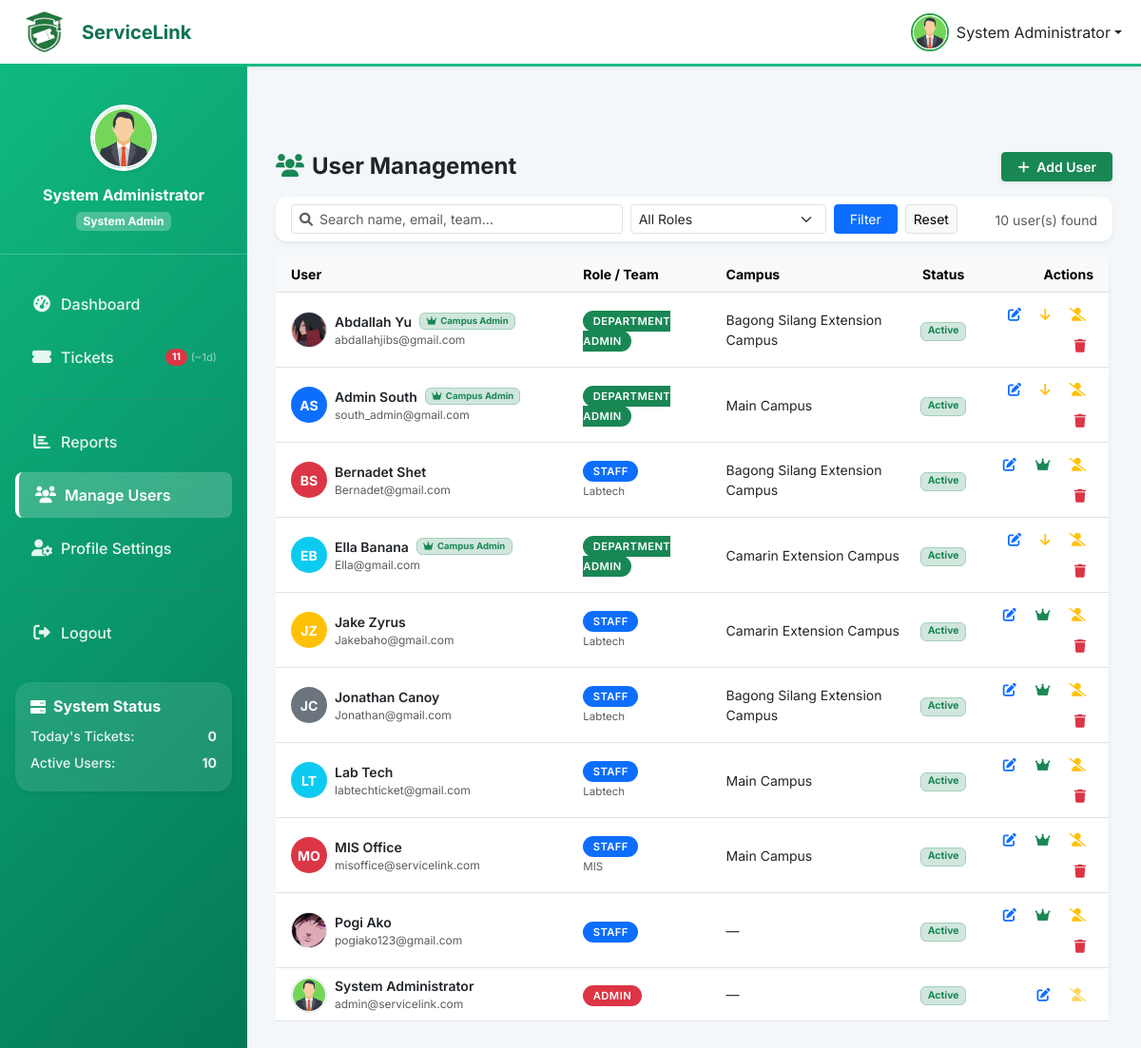
The page /admin/users.php (signed in) on the database its author committed.
### tables this page shows
CREATE TABLE `users` (
  `id` int(11) NOT NULL,
  `user_number` varchar(20) DEFAULT NULL,
  `first_name` varchar(100) NOT NULL,
  `last_name` varchar(100) NOT NULL,
  `email` varchar(255) NOT NULL,
  `phone_number` varchar(20) DEFAULT NULL,
  `password_hash` varchar(255) DEFAULT NULL,
  `google_id` varchar(255) DEFAULT NULL,
  `role` enum('admin','department_admin','staff','user') DEFAULT 'user',
  `user_type` varchar(50) DEFAULT NULL COMMENT 'For staff: MIS, Labtech, Utility, Maintenance',
  `department_id` int(11) DEFAULT NULL,
  `campus_id` int(11) DEFAULT NULL,
  `year_level` enum('1st Year','2nd Year','3rd Year','4th Year','5th Year','Graduate','Faculty','Staff') DEFAULT '1st Year',
  `profile_picture` varchar(255) DEFAULT NULL,
  `is_active` tinyint(1) DEFAULT 1,
  `email_verified` tinyint(1) DEFAULT 0,
  `created_at` timestamp NOT NULL DEFAULT current_timestamp(),
  `updated_at` timestamp NOT NULL DEFAULT current_timestamp() ON UPDATE current_timestamp()
);

CREATE TABLE `campuses` (
  `id` int(11) NOT NULL,
  `name` varchar(100) NOT NULL,
  `code` varchar(10) NOT NULL,
  `location` varchar(255) NOT NULL,
  `address` text DEFAULT NULL,
  `phone` varchar(20) DEFAULT NULL,
  `email` varchar(100) DEFAULT NULL,
  `is_active` tinyint(1) DEFAULT 1,
  `created_at` timestamp NOT NULL DEFAULT current_timestamp(),
  `updated_at` timestamp NOT NULL DEFAULT current_timestamp() ON UPDATE current_timestamp()
);

### admin/users.php (the view, shortened to what the rows shown need)
<?php
require_once '../config/database.php';
$current_user_id = (int)$_SESSION['user_id'];
$sql = "
    SELECT u.*, c.name AS campus_name
    FROM users u
    LEFT JOIN campuses c ON u.campus_id = c.id
    WHERE 1=1
";
$params = [];
$sql .= " ORDER BY u.id > 0 DESC, u.first_name ASC";
$stmtU = $pdo->prepare($sql);
$stmtU->execute($params);
$users = $stmtU->fetchAll();
?>
<!DOCTYPE html>
<html lang="en">
<head>
    <link href="https://cdn.jsdelivr.net/npm/bootstrap@5.3.0/dist/css/bootstrap.min.css" rel="stylesheet">
    <link href="https://cdnjs.cloudflare.com/ajax/libs/font-awesome/6.0.0/css/all.min.css" rel="stylesheet">
</head>
<body>
    <?php include '../includes/top_nav.php'; ?>
    <div class="container-fluid p-0">
        <?php include '../includes/sidebar.php'; ?>
        <main class="dashboard-content">
            <div class="d-flex justify-content-between align-items-center mb-3 flex-shrink-0">
                <h1 class="h4 fw-bold text-dark mb-0">
                    <i class="fas fa-users text-success me-2"></i>User Management
                </h1>
            </div>
            <div class="scrollable-area">
                <div class="card shadow-sm">
                    <div class="table-responsive">
                        <table class="table table-hover align-middle mb-0 small">
                            <thead class="table-light">
                                <tr>
                                    <th class="ps-3" style="width:36%">User</th>
                                    <th>Role / Team</th>
                                    <th>Campus</th>
                                    <th class="text-center">Status</th>
                                    <th class="text-end pe-3">Actions</th>
                                </tr>
                            </thead>
                            <tbody>
                                <?php foreach ($users as $u):
                                    $uid        = (int)$u['id'];
                                    $isInvalid  = $uid <= 0;
                                    $isCampusAdmin = $u['role'] === 'department_admin';
                                    $initials   = strtoupper(substr($u['first_name'], 0, 1) . substr($u['last_name'], 0, 1));
                                    $colors     = ['bg-success', 'bg-primary', 'bg-warning', 'bg-info', 'bg-danger', 'bg-secondary'];
                                    $colorClass = $colors[abs($uid) % count($colors)];
                                ?>
                                    <tr class="<?php echo $isInvalid ? 'invalid-id-row' : ($isCampusAdmin ? 'campus-admin-row' : ''); ?>">
                                        <td class="ps-3">
                                            <div class="d-flex align-items-center gap-2">
                                                <?php if (!empty($u['profile_picture'])): ?>
                                                    <img src="../<?php echo htmlspecialchars($u['profile_picture']); ?>"
                                                        class="avatar-circle border" style="object-fit:cover;">
                                                <?php else: ?>
                                                    <div class="avatar-circle text-white <?php echo $colorClass; ?>">
                                                        <?php echo $initials; ?>
                                                    </div>
                                                <?php endif; ?>
                                                <div>
                                                    <div class="fw-semibold text-dark d-flex align-items-center gap-1">
                                                        <?php echo htmlspecialchars($u['first_name'] . ' ' . $u['last_name']); ?>
                                                        <?php if ($isCampusAdmin): ?>
                                                            <span class="badge bg-success-subtle text-success border border-success-subtle ms-1" style="font-size:.6rem;"><i class="fas fa-crown me-1"></i>Campus Admin</span>
                                                        <?php endif; ?>
                                                    </div>
                                                    <div class="text-muted" style="font-size:.75rem;"><?php echo htmlspecialchars($u['email']); ?></div>
                                                </div>
                                            </div>
                                        </td>
                                        <td>
                                            <?php
                                            $roleBg = match ($u['role']) {
                                                'admin', 'superadmin' => 'bg-danger',
                                                'department_admin'   => 'bg-success',
                                                'staff'              => 'bg-primary',
                                                default              => 'bg-secondary',
                                            };
                                            ?>
                                            <span class="role-badge text-white <?php echo $roleBg; ?>">
                                                <?php echo htmlspecialchars(str_replace('_', ' ', $u['role'])); ?>
                                            </span>
                                            <?php if (!empty($u['user_type'])): ?>
                                                <div class="text-muted mt-1" style="font-size:.72rem;"><?php echo htmlspecialchars($u['user_type']); ?></div>
                                            <?php endif; ?>
                                        </td>
                                        <td><?php echo htmlspecialchars($u['campus_name'] ?? '—'); ?></td>
                                        <td class="text-center">
                                            <?php if ($u['is_active']): ?>
                                                <span class="badge bg-success-subtle text-success border border-success-subtle">Active</span>
                                            <?php else: ?>
                                                <span class="badge bg-secondary-subtle text-secondary border">Inactive</span>
                                            <?php endif; ?>
                                        </td>
                                        <td class="text-end pe-3">
                                            <div class="d-flex justify-content-end gap-1 flex-wrap">
                                                <?php if (!$isInvalid): ?>
                                                    <button class="btn btn-sm btn-outline-primary border-0 btn-edit"
                                                        title="Edit"
                                                        data-uid="<?php echo $uid; ?>"
                                                        data-first="<?php echo htmlspecialchars($u['first_name'], ENT_QUOTES); ?>"
                                                        data-last="<?php echo htmlspecialchars($u['last_name'], ENT_QUOTES); ?>"
                                                        data-email="<?php echo htmlspecialchars($u['email'], ENT_QUOTES); ?>"
                                                        data-phone="<?php echo htmlspecialchars($u['phone_number'] ?? '', ENT_QUOTES); ?>"
                                                        data-role="<?php echo htmlspecialchars($u['role'], ENT_QUOTES); ?>"
                                                        data-usertype="<?php echo htmlspecialchars($u['user_type'] ?? '', ENT_QUOTES); ?>"
                                                        data-campus="<?php echo (int)($u['campus_id'] ?? 0); ?>"
                                                        data-active="<?php echo (int)$u['is_active']; ?>"
                                                        data-bs-toggle="modal" data-bs-target="#editModal">
                                                        <i class="fas fa-edit"></i>
                                                    </button>
                                                    <?php if ($u['role'] === 'staff' || $u['role'] === 'user'): ?>
                                                        <button class="btn btn-sm btn-outline-success border-0 btn-promote"
                                                            title="Promote to Campus Admin"
                                                            data-uid="<?php echo $uid; ?>"
                                                            data-name="<?php echo htmlspecialchars($u['first_name'] . ' ' . $u['last_name'], ENT_QUOTES); ?>"
                                                            data-campus="<?php echo (int)($u['campus_id'] ?? 0); ?>"
                                                            data-bs-toggle="modal" data-bs-target="#promoteModal">
                                                            <i class="fas fa-crown"></i>
                                                        </button>
                                                    <?php elseif ($isCampusAdmin && $uid !== $current_user_id): ?>
                                                        <form method="POST" class="d-inline m-0"
                                                            onsubmit="return confirm('Demote <?php echo htmlspecialchars($u['first_name'] . ' ' . $u['last_name'], ENT_QUOTES); ?> back to Staff?')">
                                                            <button class="btn btn-sm btn-outline-warning border-0" title="Demote to Staff">
                                                                <i class="fas fa-arrow-down"></i>
                                                            </button>
                                                        </form>
                                                    <?php endif; ?>
                                                    <form method="POST" class="d-inline m-0">
                                                        <button class="btn btn-sm btn-outline-warning border-0"
                                                            title="Toggle active"
                                                            <?php echo $uid === $current_user_id ? 'disabled' : ''; ?>>
                                                            <i class="fas fa-user-<?php echo $u['is_active'] ? 'slash' : 'check'; ?>"></i>
                                                        </button>
                                                    </form>
                                                    <?php if ($uid !== $current_user_id): ?>
                                                        <form method="POST" class="d-inline m-0"
                                                            onsubmit="return confirm('Delete <?php echo htmlspecialchars($u['first_name'] . ' ' . $u['last_name'], ENT_QUOTES); ?>? This cannot be undone.')">
                                                            <button class="btn btn-sm btn-outline-danger border-0" title="Delete">
                                                                <i class="fas fa-trash"></i>
                                                            </button>
                                                        </form>
                                                    <?php endif; ?>
                                                <?php else: ?>
                                                    <span class="text-muted small fst-italic">Fix DB first</span>
                                                <?php endif; ?>
                                            </div>
                                        </td>
                                    </tr>
                                <?php endforeach; ?>
                            </tbody>
                        </table>
                    </div>
                </div>
            </div>
        </main>
    </div>
</body>
</html>

### includes/top_nav.php (shortened to what the rows shown need)
<?php
$current_dir = basename(dirname($_SERVER['PHP_SELF']));
$base_path = '';
if ($current_dir == 'admin' || $current_dir == 'department' || $current_dir == 'staff' || $current_dir == 'student') {
    $base_path = '../';
}
$user_profile_picture = null;
if (isset($pdo) && isset($_SESSION['user_id'])) {
    try {
        $stmt = $pdo->prepare("SELECT profile_picture FROM users WHERE id = ?");
        $stmt->execute([$_SESSION['user_id']]);
        $result = $stmt->fetch(PDO::FETCH_ASSOC);
        if ($result && !empty($result['profile_picture'])) {
            $user_profile_picture = $result['profile_picture'];
        }
    } catch (Exception $e) {
        $user_profile_picture = null;
    }
}
?>
<nav class="navbar navbar-expand-lg navbar-light bg-white shadow-sm" style="border-bottom: 3px solid #10b981;">
    <div class="container-fluid">
        <div class="navbar-nav ms-auto d-none d-md-flex">
            <div class="nav-item dropdown">
                <a class="nav-link dropdown-toggle d-flex align-items-center text-dark" href="#" id="userDropdown" role="button" data-bs-toggle="dropdown" aria-expanded="false">
                    <?php if (!empty($user_profile_picture) && file_exists($base_path . $user_profile_picture)): ?>
                        <img src="<?php echo $base_path . htmlspecialchars($user_profile_picture); ?>"
                            alt="Profile" class="rounded-circle me-2"
                            style="width: 40px; height: 40px; object-fit: cover; border: 2px solid #28a745;">
                    <?php endif; ?>
                    <span><?php echo htmlspecialchars($_SESSION['user_name']); ?></span>
                </a>
            </div>
        </div>
    </div>
</nav>

### includes/sidebar.php (shortened to what the rows shown need)
<?php
$current_dir  = basename(dirname($_SERVER['PHP_SELF']));
?>
<nav id="sidebarMenu" class="dashboard-sidebar">
    <div class="pt-3 pb-5">
        <div class="text-center mb-4 p-4 border-bottom border-light border-opacity-25">
            <div class="mb-3 position-relative d-inline-block">
                <?php
                $profile_picture = null;
                try {
                    $sPic = $pdo->prepare("SELECT profile_picture FROM users WHERE id = ?");
                    $sPic->execute([$_SESSION['user_id']]);
                    $profile_picture = $sPic->fetch()['profile_picture'] ?? null;
                } catch (PDOException $e) {
                    $profile_picture = $_SESSION['profile_picture'] ?? null;
                }
                $pic_prefix = in_array($current_dir, ['admin', 'department', 'staff', 'student']) ? '../' : '';
                if ($profile_picture): ?>
                    <img src="<?php echo $pic_prefix . htmlspecialchars($profile_picture); ?>"
                        alt="Profile" class="rounded-circle shadow-sm"
                        style="width:70px;height:70px;object-fit:cover;border:3px solid #fff;">
                <?php endif; ?>
            </div>
        </div>
    </div>
</nav>

### rows shown on the page
users: profile_picture (picture), first_name+last_name "System Administrator", email "admin@servicelink.com", role "ADMIN", campus_name "—", is_active "Active"
users: profile_picture (picture), first_name+last_name "Abdallah Yu", shows "Campus Admin", email "abdallahjibs@gmail.com", role "DEPARTMENT ADMIN", campus.name "Bagong Silang Extension Campus", is_active "Active"
users: initials "AS", first_name+last_name "Admin South", shows "Campus Admin", email "south_admin@gmail.com", role "DEPARTMENT ADMIN", campus.name "Main Campus", is_active "Active"
users: initials "BS", first_name+last_name "Bernadet Shet", email "Bernadet@gmail.com", role "STAFF", user_type "Labtech", campus.name "Bagong Silang Extension Campus", is_active "Active"
users: initials "EB", first_name+last_name "Ella Banana", shows "Campus Admin", email "Ella@gmail.com", role "DEPARTMENT ADMIN", campus.name "Camarin Extension Campus", is_active "Active"
users: initials "JZ", first_name+last_name "Jake Zyrus", email "Jakebaho@gmail.com", role "STAFF", user_type "Labtech", campus.name "Camarin Extension Campus", is_active "Active"
users: initials "JC", first_name+last_name "Jonathan Canoy", email "Jonathan@gmail.com", role "STAFF", user_type "Labtech", campus.name "Bagong Silang Extension Campus", is_active "Active"
users: initials "LT", first_name+last_name "Lab Tech", email "labtechticket@gmail.com", role "STAFF", user_type "Labtech", campus.name "Main Campus", is_active "Active"
users: initials "MO", first_name+last_name "MIS Office", email "misoffice@servicelink.com", role "STAFF", user_type "MIS", campus.name "Main Campus", is_active "Active"
users: profile_picture (picture), first_name+last_name "Pogi Ako", email "pogiako123@gmail.com", role "STAFF", campus_name "—", is_active "Active"

### other values the page prints
$_SESSION['user_name'] "System Administrator"
$_sb_badge "11"
$_sb_avg "1"
$today "0"
$active "10"
count($users) "10"
